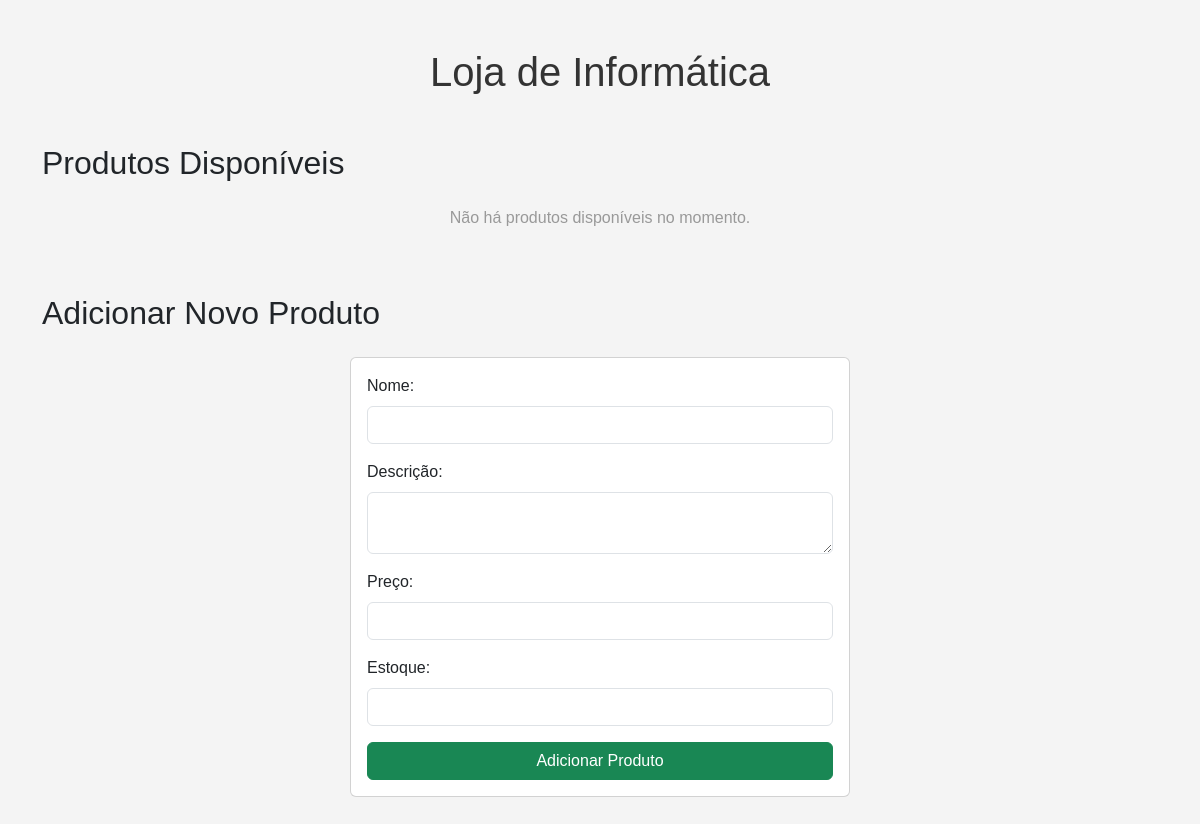
The app's page /, older data.
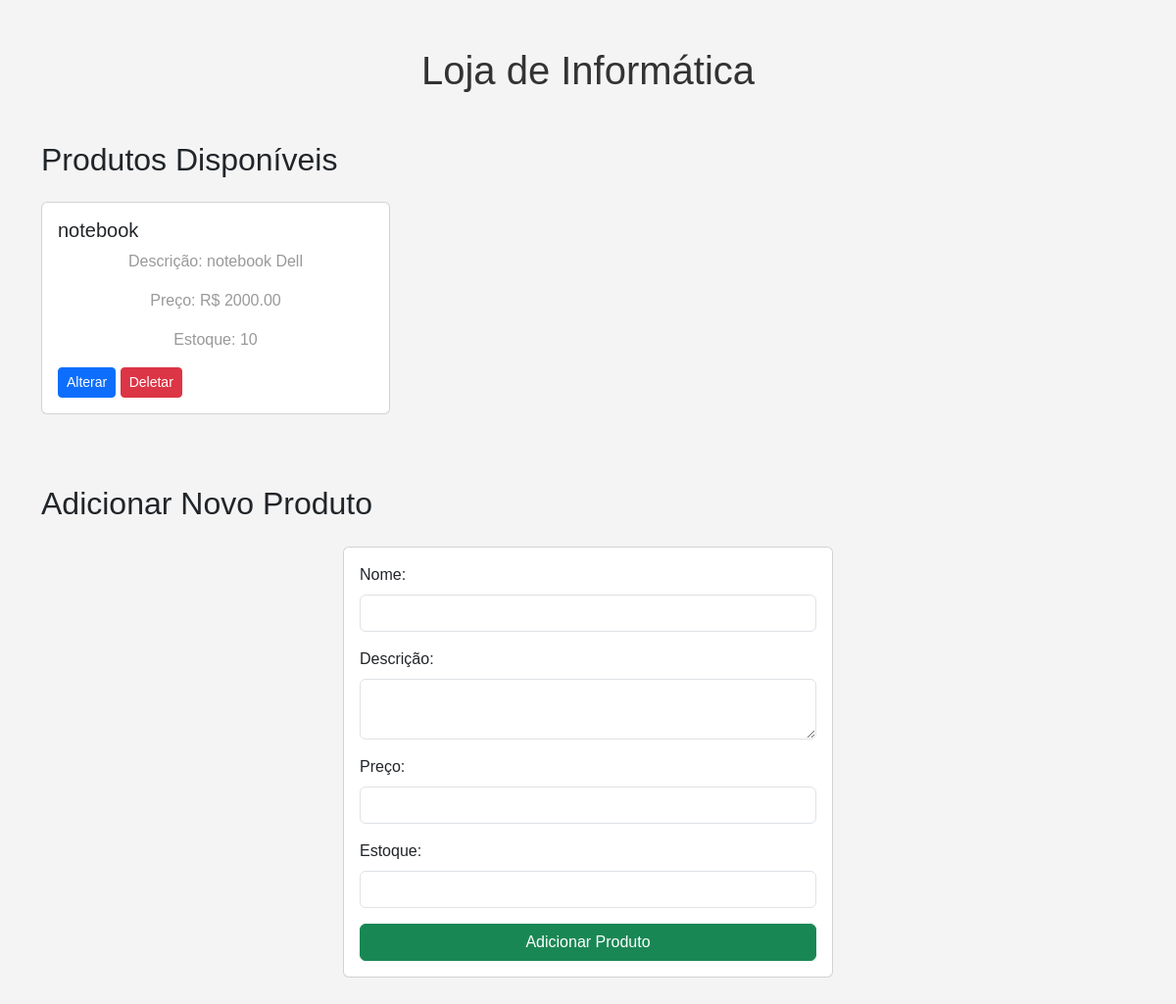
The same page, newer data.
### loja_informatica/models.py (models this page shows, shortened)
class Produto(models.Model):
    nome = models.CharField(max_length=100)
    descricao = models.TextField(blank=True)
    preco = models.DecimalField(max_digits=10, decimal_places=2)
    estoque = models.PositiveIntegerField()

### loja_informatica/views.py (the view)
# urls.py: path('', views.lista_produtos, name='lista_produtos'),
def lista_produtos(request):
    produtos = Produto.objects.all()
    return render(request, 'loja_informatica/lista_produtos.html', {'produtos': produtos})

### loja_informatica/templates/loja_informatica/lista_produtos.html (shortened to what this page needs)
<!DOCTYPE html>
<html lang="pt-br">
    <head>
        {% load static %}
        <link href="https://cdn.jsdelivr.net/npm/bootstrap@5.3.3/dist/css/bootstrap.min.css" rel="stylesheet">
        <link rel="stylesheet" href="{% static 'css/styles.css' %}">
    </head>
    <body>
        <div class="container my-5">
            <h1 class="text-center mb-5">Loja de Informática</h1>
            <section class="mb-5">
                <h2 class="mb-4">Produtos Disponíveis</h2>
                <div class="row">
                    {% for produto in produtos %}
                    <div class="col-md-4 mb-4">
                        <div class="card">
                            <div class="card-body">
                                <h5 class="card-title">{{ produto.nome }}</h5>
                                <p class="card-text">Descrição: {{ produto.descricao }}</p>
                                <p class="card-text">Preço: R$ {{ produto.preco }}</p>
                                <p class="card-text">Estoque: {{ produto.estoque }}</p>
                                <a href="{% url 'alterar_produto' produto.id %}" class="btn btn-primary btn-sm">Alterar</a>
                                <a href="{% url 'deletar_produto' produto.id %}" class="btn btn-danger btn-sm">Deletar</a>
                            </div>
                        </div>
                    </div>
                    {% empty %}
                    <p class="text-center">Não há produtos disponíveis no momento.</p>
                    {% endfor %}
                </div>
            </section>
            <section>
                <h2 class="mb-4">Adicionar Novo Produto</h2>
                <div class="card mx-auto" style="max-width: 500px;">
                    <div class="card-body">
                        <form action="{% url 'inserir_produto' %}" method="POST">
                            <div class="mb-3">
                                <label for="nome" class="form-label">Nome:</label>
                                <input type="text" id="nome" name="nome" class="form-control" required>
                            </div>
                            <div class="mb-3">
                                <label for="descricao" class="form-label">Descrição:</label>
                                <textarea id="descricao" name="descricao" class="form-control" required></textarea>
                            </div>
                            <div class="mb-3">
                                <label for="preco" class="form-label">Preço:</label>
                                <input type="number" id="preco" name="preco" step="0.01" class="form-control" required>
                            </div>
                            <div class="mb-3">
                                <label for="estoque" class="form-label">Estoque:</label>
                                <input type="number" id="estoque" name="estoque" class="form-control" required>
                            </div>
                            <button type="submit" class="btn btn-success w-100">Adicionar Produto</button>
                        </form>
                    </div>
                </div>
            </section>
        </div>
    </body>
</html>

Row changes from the older to the newer data that the page shows:
added Produto: nome "notebook", descricao "notebook Dell", preco "2000.00", estoque "10"
Text that changed along with them:
text no longer shown: "Não há produtos disponíveis no momento."
